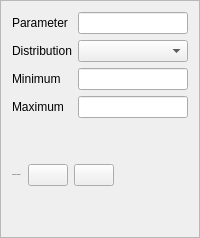
                  <widget class="QFrame" name="frame_62">
                   <property name="frameShape">
                    <enum>QFrame::StyledPanel</enum>
                   </property>
                   <property name="frameShadow">
                    <enum>QFrame::Raised</enum>
                   </property>
                   <layout class="QGridLayout" name="gridLayout_83">
                    <item row="1" column="0">
                     <layout class="QHBoxLayout" name="horizontalLayout_135">
                      <item>
                       <layout class="QHBoxLayout" name="horizontalLayout_136">
                        <item>
                         <widget class="QLabel" name="label_138">
                          <property name="font">
                           <font>
                            <family>Georgia</family>
                            <pointsize>-1</pointsize>
                           </font>
                          </property>
                          <property name="text">
                           <string>Add/delete parameter</string>
                          </property>
                         </widget>
                        </item>
                        <item>
                         <widget class="QPushButton" name="add_uncertainity">
                          <property name="text">
                           <string/>
                          </property>
                         </widget>
                        </item>
                        <item>
                         <widget class="QPushButton" name="remove_uncertainity">
                          <property name="text">
                           <string/>
                          </property>
                         </widget>
                        </item>
                        <item>
                         <spacer name="horizontalSpacer_11">
                          <property name="orientation">
                           <enum>Qt::Horizontal</enum>
                          </property>
                          <property name="sizeHint" stdset="0">
                           <size>
                            <width>40</width>
                            <height>20</height>
                           </size>
                          </property>
                         </spacer>
                        </item>
                       </layout>
                      </item>
                     </layout>
                    </item>
                    <item row="0" column="0">
                     <layout class="QGridLayout" name="gridLayout_84">
                      <item row="1" column="0">
                       <widget class="QLabel" name="label_142">
                        <property name="text">
                         <string>Distribution</string>
                        </property>
                       </widget>
                      </item>
                      <item row="1" column="1">
                       <widget class="QComboBox" name="distributions_uncertainity"/>
                      </item>
                      <item row="3" column="0">
                       <widget class="QLabel" name="label_139">
                        <property name="text">
                         <string>Maximum</string>
                        </property>
                       </widget>
                      </item>
                      <item row="5" column="0">
                       <spacer name="verticalSpacer_8">
                        <property name="orientation">
                         <enum>Qt::Vertical</enum>
                        </property>
                        <property name="sizeHint" stdset="0">
                         <size>
                          <width>20</width>
                          <height>40</height>
                         </size>
                        </property>
                       </spacer>
                      </item>
                      <item row="2" column="0">
                       <widget class="QLabel" name="label_141">
                        <property name="text">
                         <string>Minimum</string>
                        </property>
                       </widget>
                      </item>
                      <item row="3" column="1">
                       <widget class="QLineEdit" name="second_2"/>
                      </item>
                      <item row="0" column="0">
                       <widget class="QLabel" name="label_140">
                        <property name="text">
                         <string>Parameter</string>
                        </property>
                       </widget>
                      </item>
                      <item row="2" column="1">
                       <widget class="QLineEdit" name="first_2"/>
                      </item>
                      <item row="0" column="1">
                       <widget class="QLineEdit" name="parameter_name_uncertainity"/>
                      </item>
                     </layout>
                    </item>
                    <item row="2" column="0">
                     <spacer name="verticalSpacer_14">
                      <property name="orientation">
                       <enum>Qt::Vertical</enum>
                      </property>
                      <property name="sizeHint" stdset="0">
                       <size>
                        <width>20</width>
                        <height>40</height>
                       </size>
                      </property>
                     </spacer>
                    </item>
                   </layout>
                  </widget>
